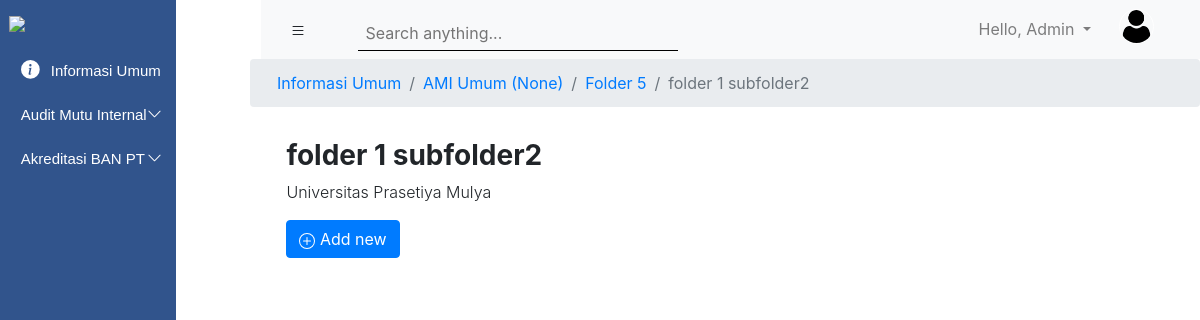
The app's page /subfileinformasiumum1/2/ (signed in) with its own data.
### Accounts/models.py (models this page shows)
class User(AbstractUser):
    prodi = models.ForeignKey(ProgramStudi, models.SET_NULL, blank=True, null=True, default=None)
    role_list = (
        ('Admin', 'Admin'),
        ('Faculty Member', 'Faculty Member'),
        ('Professional Staf', 'Professional Staf')
    )
    roles = models.CharField(choices=role_list, max_length=40)
    profile_picture = models.ImageField(null=True, blank=True)
    objects = UserManager

### upmsite/models.py (models this page shows, shortened)
class Folder(models.Model):
    listKategori = (
        ('AMI', 'AMI'),
        ('ABPT', 'ABPT'),
        ('Informasi Umum', 'Informasi Umum'),
    )
    nama_folder = models.CharField(default='', max_length=256)
    nama_prodi = models.ForeignKey(ProgramStudi, on_delete=models.CASCADE, blank = True, null = True)
    kategori = models.CharField(max_length=50, choices=listKategori)
    public_status = models.BooleanField(default = True)
    isAllowNewFolder = models.BooleanField(default = True)
    isAllowNewFile = models.BooleanField(default = True)
    def __str__(self):
        return '{} ({})'.format(self.nama_folder, self.nama_prodi)

class SubFolder01(models.Model):
    nama_folder = models.CharField(max_length=520)
    parent_folder = models.ForeignKey(Folder, on_delete=models.CASCADE)

class SubFolder02(models.Model):
    nama_folder = models.CharField(max_length=250)
    parent_folder = models.ForeignKey(SubFolder01, on_delete=models.CASCADE)

### upmsite/views.py (the view)
# urls.py: path('subfileinformasiumum1/<int:pk>/', views_upmsite.SubFileInformasiUmum1, name="sub_file_informasi_umum1"),
def SubFileInformasiUmum1(request, pk):
    roles = request.user.roles
    prodi = request.user.prodi
    semua_prodi = models_account.ProgramStudi.objects.all()
    subfile2 = models.SubFile02.objects.filter(nama_folder__id = pk)
    pkjudul = pkjuduldef()
    judul = models.Folder.objects.get(id = pkjudul)
    pkjudul1 = pkjuduldef1()
    judul1 = models.SubFolder01.objects.get(id = pkjudul1)
    judul2 = models.SubFolder02.objects.get(id = pk)
    global pkjudul2
    pkjudul2 = pk
    context = {
        'roles': roles,
        'prodi': prodi,
        'semua_prodi': semua_prodi,
        'subfile2': subfile2,
        'judul': judul,
        'pkjudul': pkjudul,
        'judul1': judul1,
        'pkjudul1': pkjudul1,
        'judul2': judul2,
        'pk' : pk,
    }
    return render(request, 'InformasiUmum/SubFileInformasiUmum1.html', context)

### upmsite/views.py (called while the page is built)
def pkjuduldef():
    return pkjudul

def pkjuduldef1():
    return pkjudul1

### Templates/InformasiUmum/SubFileInformasiUmum1.html (shortened to what this page needs)
{% extends 'main.html' %}
{% load static %}
{% block content %}
<section>
  <nav aria-label="breadcrumb">
      <ol class="breadcrumb">
        <li class="breadcrumb-item"><a href="{% url 'Informasi_Umum' %}">Informasi Umum</a></li>
        <li class="breadcrumb-item active" aria-current="page"><a href="{% url 'sub_informasi_umum' pkjudul %}">{{judul}}</a></li>
        <li class="breadcrumb-item active" aria-current="page"><a href="{% url 'sub_folder_informasi_umum1' pkjudul1 %}">{{judul1.nama_folder}}</a></li>
        <li class="breadcrumb-item active" aria-current="page" href="">{{judul2.nama_folder}}</li>
      </ol>
  </nav>
</section>
  <section class="page-title" style="margin-left: 17.9rem; ">
      <h3 class="font-weight-bold">{{judul2.nama_folder}}</h3>
      <p class="font-weight-light">Universitas Prasetiya Mulya</p>
      {% if roles == 'Admin' %}
      <a class="btn btn-primary" href="{% url 'AddSubFile_02' pk %}">
          Add new
      </a>
      {% endif %}
  </section>
  <section class="folder-card">
    <div class="box-inside">
    </div>
  </section>
{% endblock %}

### Templates/main.html (shortened to what this page needs)
{% load static %}
<!DOCTYPE html>
<html lang="en">
<head>
    <link rel="stylesheet" href="https://stackpath.bootstrapcdn.com/bootstrap/4.5.2/css/bootstrap.min.css">
    <link rel="stylesheet" href="{% static 'css/main.css'%}">
</head>
<body>
    <section class="left_navigation" id="leftSidebar">
        <img src="https://lms.prasetiyamulya.ac.id/pluginfile.php/1/core_admin/logo/0x200/1601623298/logo_upm_putih.png" class="prasmul_logo pt-3">
        <div class="accordion navigation_menu pt-3" id="accordionExample">
          <div class="card card1">
            <div class="card-head card1-2" id="headingOne">
                <a class="btn btn-link btn-block text-left button1" type="button" href="{% url 'Informasi_Umum' %}">
                  <div class="button-content">
                      Informasi Umum
                  </div>
                </a>
            </div>
          </div>
            <div class="card card1">
              <div class="card-head card1-2" id="headingTwo">
                <h2 class="mb-0">
                  <button class="btn btn-link btn-block text-left collapsed button1" id="buttonTest" type="button" data-toggle="collapse" data-target="#collapseTwo" aria-expanded="false" aria-controls="collapseTwo">
                    <div class="button-content-2">
                        <div>Audit Mutu Internal</div>
                        <div class="caret">
                          <svg width="1em" height="1em" viewBox="0 0 16 16" class="bi bi-chevron-up" fill="currentColor" xmlns="http://www.w3.org/2000/svg">
                            <path fill-rule="evenodd" d="M7.646 4.646a.5.5 0 0 1 .708 0l6 6a.5.5 0 0 1-.708.708L8 5.707l-5.646 5.647a.5.5 0 0 1-.708-.708l6-6z"/>
                          </svg>
                        </div>
                    </div>
                  </button>
                </h2>
              </div>
            </div>
            <div class="card card1">
              <div class="card-head card1-2" id="headingThree">
                <h2 class="mb-0">
                  <button class="btn btn-link btn-block text-left collapsed button1" id="buttonTest" type="button" data-toggle="collapse" data-target="#collapseThree" aria-expanded="false" aria-controls="collapseThree">
                    <div class="button-content-2">
                      <div>Akreditasi BAN PT</div>
                      <div class="caret">
                        <svg width="1em" height="1em" viewBox="0 0 16 16" class="bi bi-chevron-up" fill="currentColor" xmlns="http://www.w3.org/2000/svg">
                          <path fill-rule="evenodd" d="M7.646 4.646a.5.5 0 0 1 .708 0l6 6a.5.5 0 0 1-.708.708L8 5.707l-5.646 5.647a.5.5 0 0 1-.708-.708l6-6z"/>
                        </svg>
                      </div>
                  </div>
                  </button>
                </h2>
              </div>
            </div>
        </div>
    </section>
    <section id="rightScreen">
        <nav class="navbar navbar-expand-lg navbar-light bg-light top-bar">
          <div class="right-menu">
            <button class="btn" id="sidebarCollapse">
            </button>
            <div class="search1 ml-4">
              <input class="input-sm border-0 p-2 col-md-11 input_search1" id="searchbox" type="text" placeholder="Search anything...">
            </div>
          </div>
          <div class="profile-area">
            <ul class="navbar-nav ml-auto">
              <li class="nav-item dropdown">
                <a class="nav-link dropdown-toggle user-dropdown" href="#" id="navbarDropdown" role="button" data-toggle="dropdown" aria-haspopup="true" aria-expanded="false">
                  Hello, {{user.first_name}}
                </a>
              </li>
            </ul>
            <div id="container">
              <div class="avatar">
                {% if request.user.profile_picture %}
                  <img src="{{request.user.profile_picture.url}}" alt="">
                {% else %}
                  <img src="{% static 'media/user.png' %}" alt="">
                {% endif %}
              </div>
            </div>
          </div>
        </nav>
    {% block content %}
    {% endblock %}
</body>
</html>

### static/css/main.css (style rules this page uses)
.prasmul_logo { display: block; margin-left: auto; margin-right: auto; width: 90%; }
.card1 { font-family: 'Montserrat', sans-serif; font-size: 15px; background: transparent; background-color: transparent; color: white; border-color: transparent; margin-left: -10px; }
.card1-2 { background: transparent; background-color: transparent; border-color: transparent; padding-top: 0.15rem; padding-bottom: 0.15rem; text-decoration: none; }
.card-head { padding-top: .25rem; border-radius: none; border-bottom: -1px; }
.button1 { font-size: 15px; background-color: transparent; color: white; }
.button-content { margin-left: 1.05rem; }
.button-content-2 { margin-left: 1.05rem; display: flex; justify-content: space-between; }
.caret { -moz-transition: all 0.3s linear; -webkit-transition: all 0.3s linear; transition: all 0.3s linear; }
.collapsed .caret { -webkit-transform: rotate(180deg); transform: rotate(180deg); }
.dropdown-toggle:after { transition: 0.7s; }
.house_icon { margin-top: -5px; margin-right: 7px; }
.top-bar { display: flex; justify-content: space-between; }
.avatar { margin-right: 30px; margin-left: 20px; top: 5%; left: 10%; }
.avatar img { width: 35px; height: 35px; border-radius: 100%; border: 1px solid white; }
.profile-area { display: flex; }
.user-dropdown { text-decoration: none; }
.search1 { display: flex; align-items: center; justify-content: center; height: 100%; width: 350px; }
.input_search1 { vertical-align: middle; padding-top: 0.8rem !important; padding-bottom: 0.3rem !important; border-bottom: 1px solid #000 !important; background-color: #f8f9fa; }
@media (min-width:768px) { .left_navigation { max-width: 261px; height: 100vh; background-color: #31548C; position: fixed; transition: all 0.5s; } }
@media (min-width:768px) { #rightScreen { transition: all 0.5s; } }
@media (min-width:768px) { .breadcrumb { margin-left: 250px; } }
@media (min-width:768px) { ol.breadcrumb { padding-left: 27px; } }
@media (min-width:768px) { .page-title { margin-top: 2rem; margin-left: 17.5rem; margin-right: 4rem; } }
@media (min-width:768px) { .box-inside { background: #FFFFFF; padding-top: 5px; margin-left: 15rem; } }
@media (min-width:768px) { .folder-card { margin-left: 2.5rem; margin-right: 2.5rem; } }
@media (min-width:768px) { .top-bar { margin-left: 261px; } }
.right-menu { display: flex; }

### records on screen
User: first_name "Admin"
Folder: nama_folder+nama_prodi "AMI Umum (None)"
SubFolder01: nama_folder "Folder 5"
SubFolder02: nama_folder "folder 1 subfolder2"
